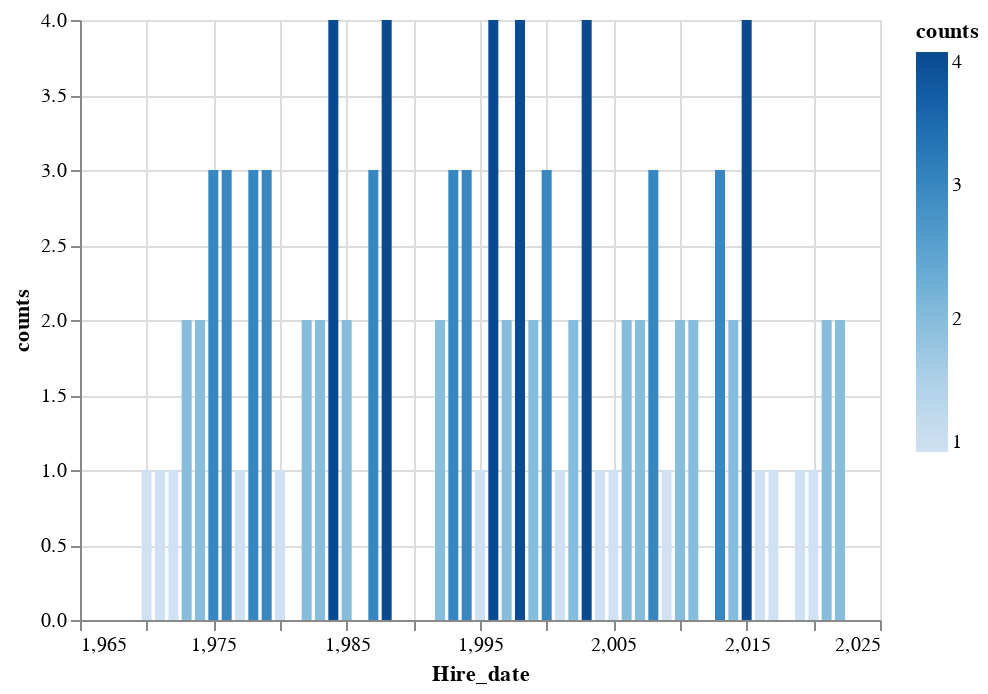

Notebook code for this chart:
### Code cell
df = dwo
df = df.groupby(df['Hire_date'].map(lambda x: pd.Timestamp(x).year)).count()
df = df.rename(columns={'Hire_date': 'counts'})
df["counts"] = df["counts"].astype('int32')
df = df.reset_index(level=0)
alt.Chart(df).mark_bar(orient='vertical').encode(
    alt.X('Hire_date'), y='counts', color='counts'
)

### Figure 1 — Vega-Lite specification as saved in the notebook (floating-point values rounded to 4 significant figures)
{"config": {"view": {"continuousWidth": 400, "continuousHeight": 300}}, "data": {"name": "data-1f337175e88ed3874706057950169d52"}, "mark": {"type": "bar", "orient": "vertical"}, "encoding": {"color": {"field": "counts", "type": "quantitative"}, "x": {"field": "Hire_date", "type": "quantitative"}, "y": {"field": "counts", "type": "quantitative"}}, "$schema": "https://vega.github.io/schema/vega-lite/v4.17.0.json", "datasets": {"data-1f337175e88ed3874706057950169d52": [{"Hire_date": 1970, "counts": 1}, {"Hire_date": 1971, "counts": 1}, {"Hire_date": 1972, "counts": 1}, {"Hire_date": 1973, "counts": 2}, {"Hire_date": 1974, "counts": 2}, {"Hire_date": 1975, "counts": 3}, {"Hire_date": 1976, "counts": 3}, {"Hire_date": 1977, "counts": 1}, {"Hire_date": 1978, "counts": 3}, {"Hire_date": 1979, "counts": 3}, {"Hire_date": 1980, "counts": 1}, {"Hire_date": 1982, "counts": 2}, {"Hire_date": 1983, "counts": 2}, {"Hire_date": 1984, "counts": 4}, {"Hire_date": 1985, "counts": 2}, {"Hire_date": 1987, "counts": 3}, {"Hire_date": 1988, "counts": 4}, {"Hire_date": 1992, "counts": 2}, {"Hire_date": 1993, "counts": 3}, {"Hire_date": 1994, "counts": 3}, {"Hire_date": 1995, "counts": 1}, {"Hire_date": 1996, "counts": 4}, {"Hire_date": 1997, "counts": 2}, {"Hire_date": 1998, "counts": 4}, {"Hire_date": 1999, "counts": 2}, {"Hire_date": 2000, "counts": 3}, {"Hire_date": 2001, "counts": 1}, {"Hire_date": 2002, "counts": 2}, {"Hire_date": 2003, "counts": 4}, {"Hire_date": 2004, "counts": 1}, {"Hire_date": 2005, "counts": 1}, {"Hire_date": 2006, "counts": 2}, {"Hire_date": 2007, "counts": 2}, {"Hire_date": 2008, "counts": 3}, {"Hire_date": 2009, "counts": 1}, {"Hire_date": 2010, "counts": 2}, {"Hire_date": 2011, "counts": 2}, {"Hire_date": 2013, "counts": 3}, {"Hire_date": 2014, "counts": 2}, {"Hire_date": 2015, "counts": 4}, {"Hire_date": 2016, "counts": 1}, {"Hire_date": 2017, "counts": 1}, {"Hire_date": 2019, "counts": 1}, {"Hire_date": 2020, "counts": 1}, {"Hire_date": 2021, "counts": 2}, {"Hire_date": 2022, "counts": 2}]}}
